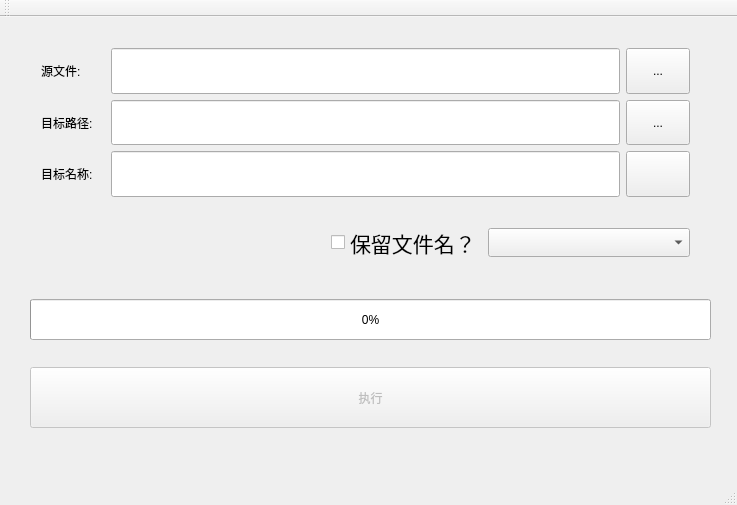
<?xml version="1.0" encoding="UTF-8"?>
<ui version="4.0">
 <class>MainWindow</class>
 <widget class="QMainWindow" name="MainWindow">
  <property name="geometry">
   <rect>
    <x>0</x>
    <y>0</y>
    <width>737</width>
    <height>505</height>
   </rect>
  </property>
  <property name="windowTitle">
   <string>MainWindow</string>
  </property>
  <widget class="QWidget" name="centralWidget">
   <widget class="QProgressBar" name="progressBar">
    <property name="geometry">
     <rect>
      <x>30</x>
      <y>282</y>
      <width>681</width>
      <height>41</height>
     </rect>
    </property>
    <property name="value">
     <number>0</number>
    </property>
   </widget>
   <widget class="QPushButton" name="run">
    <property name="enabled">
     <bool>false</bool>
    </property>
    <property name="geometry">
     <rect>
      <x>30</x>
      <y>350</y>
      <width>681</width>
      <height>61</height>
     </rect>
    </property>
    <property name="text">
     <string>执行</string>
    </property>
   </widget>
   <widget class="QWidget" name="layoutWidget">
    <property name="geometry">
     <rect>
      <x>30</x>
      <y>20</y>
      <width>671</width>
      <height>171</height>
     </rect>
    </property>
    <layout class="QVBoxLayout" name="verticalLayout">
     <item>
      <layout class="QHBoxLayout" name="horizontalLayout" stretch="1,8,1">
       <item>
        <widget class="QLabel" name="label">
         <property name="sizePolicy">
          <sizepolicy hsizetype="Expanding" vsizetype="Expanding">
           <horstretch>0</horstretch>
           <verstretch>0</verstretch>
          </sizepolicy>
         </property>
         <property name="text">
          <string>源文件:</string>
         </property>
        </widget>
       </item>
       <item>
        <widget class="QLineEdit" name="sourceEdit">
         <property name="sizePolicy">
          <sizepolicy hsizetype="Expanding" vsizetype="Expanding">
           <horstretch>0</horstretch>
           <verstretch>0</verstretch>
          </sizepolicy>
         </property>
         <property name="font">
          <font>
           <pointsize>16</pointsize>
          </font>
         </property>
        </widget>
       </item>
       <item>
        <widget class="QToolButton" name="source_Tool">
         <property name="sizePolicy">
          <sizepolicy hsizetype="Expanding" vsizetype="Expanding">
           <horstretch>0</horstretch>
           <verstretch>0</verstretch>
          </sizepolicy>
         </property>
         <property name="text">
          <string>...</string>
         </property>
        </widget>
       </item>
      </layout>
     </item>
     <item>
      <layout class="QHBoxLayout" name="horizontalLayout_2" stretch="1,8,1">
       <item>
        <widget class="QLabel" name="label_2">
         <property name="sizePolicy">
          <sizepolicy hsizetype="Expanding" vsizetype="Expanding">
           <horstretch>0</horstretch>
           <verstretch>0</verstretch>
          </sizepolicy>
         </property>
         <property name="text">
          <string>目标路径:</string>
         </property>
        </widget>
       </item>
       <item>
        <widget class="QLineEdit" name="targetEdit">
         <property name="sizePolicy">
          <sizepolicy hsizetype="Expanding" vsizetype="Expanding">
           <horstretch>0</horstretch>
           <verstretch>0</verstretch>
          </sizepolicy>
         </property>
         <property name="font">
          <font>
           <pointsize>16</pointsize>
          </font>
         </property>
        </widget>
       </item>
       <item>
        <widget class="QToolButton" name="target_Tool">
         <property name="sizePolicy">
          <sizepolicy hsizetype="Expanding" vsizetype="Expanding">
           <horstretch>0</horstretch>
           <verstretch>0</verstretch>
          </sizepolicy>
         </property>
         <property name="text">
          <string>...</string>
         </property>
        </widget>
       </item>
      </layout>
     </item>
     <item>
      <layout class="QHBoxLayout" name="horizontalLayout_3" stretch="1,8,1">
       <item>
        <widget class="QLabel" name="label_3">
         <property name="sizePolicy">
          <sizepolicy hsizetype="Expanding" vsizetype="Expanding">
           <horstretch>0</horstretch>
           <verstretch>0</verstretch>
          </sizepolicy>
         </property>
         <property name="text">
          <string>目标名称:</string>
         </property>
        </widget>
       </item>
       <item>
        <widget class="QLineEdit" name="targetEdit_filename">
         <property name="sizePolicy">
          <sizepolicy hsizetype="Expanding" vsizetype="Expanding">
           <horstretch>0</horstretch>
           <verstretch>0</verstretch>
          </sizepolicy>
         </property>
         <property name="font">
          <font>
           <pointsize>16</pointsize>
          </font>
         </property>
        </widget>
       </item>
       <item>
        <widget class="QPushButton" name="target_Tool_2">
         <property name="sizePolicy">
          <sizepolicy hsizetype="Expanding" vsizetype="Expanding">
           <horstretch>0</horstretch>
           <verstretch>0</verstretch>
          </sizepolicy>
         </property>
         <property name="text">
          <string/>
         </property>
        </widget>
       </item>
      </layout>
     </item>
    </layout>
   </widget>
   <widget class="QWidget" name="">
    <property name="geometry">
     <rect>
      <x>320</x>
      <y>200</y>
      <width>381</width>
      <height>51</height>
     </rect>
    </property>
    <layout class="QHBoxLayout" name="horizontalLayout_4">
     <item>
      <widget class="QCheckBox" name="checkBox">
       <property name="font">
        <font>
         <pointsize>16</pointsize>
        </font>
       </property>
       <property name="text">
        <string>保留文件名？</string>
       </property>
      </widget>
     </item>
     <item>
      <widget class="QComboBox" name="comboBox">
       <property name="sizePolicy">
        <sizepolicy hsizetype="Expanding" vsizetype="Expanding">
         <horstretch>0</horstretch>
         <verstretch>0</verstretch>
        </sizepolicy>
       </property>
       <property name="font">
        <font>
         <pointsize>16</pointsize>
        </font>
       </property>
       <item>
        <property name="text">
         <string> </string>
        </property>
       </item>
       <item>
        <property name="text">
         <string>exe</string>
        </property>
       </item>
       <item>
        <property name="text">
         <string>jgp</string>
        </property>
       </item>
       <item>
        <property name="text">
         <string>jpeg</string>
        </property>
       </item>
       <item>
        <property name="text">
         <string>mp4</string>
        </property>
       </item>
       <item>
        <property name="text">
         <string>avi</string>
        </property>
       </item>
       <item>
        <property name="text">
         <string>cad</string>
        </property>
       </item>
       <item>
        <property name="text">
         <string>xd</string>
        </property>
       </item>
       <item>
        <property name="text">
         <string>db</string>
        </property>
       </item>
       <item>
        <property name="text">
         <string>custom</string>
        </property>
       </item>
       <item>
        <property name="text">
         <string>psd</string>
        </property>
       </item>
       <item>
        <property name="text">
         <string>msi</string>
        </property>
       </item>
       <item>
        <property name="text">
         <string>iso</string>
        </property>
       </item>
       <item>
        <property name="text">
         <string>zip</string>
        </property>
       </item>
       <item>
        <property name="text">
         <string>rar</string>
        </property>
       </item>
       <item>
        <property name="text">
         <string>7z</string>
        </property>
       </item>
      </widget>
     </item>
    </layout>
   </widget>
  </widget>
  <widget class="QMenuBar" name="menuBar">
   <property name="geometry">
    <rect>
     <x>0</x>
     <y>0</y>
     <width>737</width>
     <height>22</height>
    </rect>
   </property>
  </widget>
  <widget class="QToolBar" name="mainToolBar">
   <attribute name="toolBarArea">
    <enum>TopToolBarArea</enum>
   </attribute>
   <attribute name="toolBarBreak">
    <bool>false</bool>
   </attribute>
  </widget>
  <widget class="QStatusBar" name="statusBar"/>
 </widget>
 <layoutdefault spacing="6" margin="11"/>
 <resources/>
 <connections/>
</ui>
